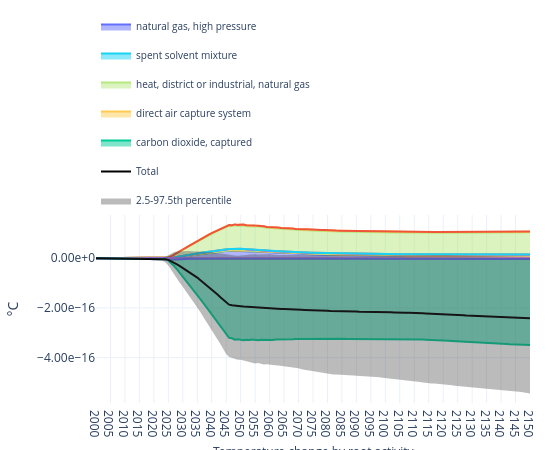

Source (notebook cell):
### Code cell
plot_temp(
    trails,
    by="root activity",
    title="Temperature change by root activity",
    method_label="°C",
    year_range=(2000, 2150),
)

### Figure 1 — Plotly figure (JSON) as saved in the notebook; plotly's stock layout.template omitted (floating-point values rounded to 4 significant figures; data arrays with more than 128 entries replaced by an {"elided": "..."} marker saying what was removed)
{"data": [{"hovertemplate": "<b>%{meta}</b><br>Year: %{x}<br>°C: %{y:.6g}<extra></extra>", "legendgroup": "root::3458", "meta": "natural gas, high pressure", "mode": "lines", "name": "natural gas, high pressure", "showlegend": true, "stackgroup": "positive", "type": "scatter", "x": {"elided": "151 int values"}, "y": {"elided": "151 float values"}}, {"hovertemplate": "<b>%{meta}</b><br>Year: %{x}<br>°C: %{y:.6g}<extra></extra>", "legendgroup": "root::3458", "meta": "natural gas, high pressure", "mode": "lines", "name": "natural gas, high pressure", "showlegend": false, "stackgroup": "negative", "type": "scatter", "x": {"elided": "151 int values"}, "y": {"elided": "151 float values"}}, {"hoverinfo": "skip", "legendgroup": "root::6890", "meta": "electricity, medium voltage", "mode": "lines", "name": "electricity, medium voltage", "showlegend": false, "stackgroup": "positive", "type": "scatter", "x": {"elided": "151 int values"}, "y": {"elided": "151 float values"}}, {"hoverinfo": "skip", "legendgroup": "root::6890", "meta": "electricity, medium voltage", "mode": "lines", "name": "electricity, medium voltage", "showlegend": false, "stackgroup": "negative", "type": "scatter", "x": {"elided": "151 int values"}, "y": {"elided": "151 float values"}}, {"hoverinfo": "skip", "legendgroup": "root::7235", "meta": "limestone residue", "mode": "lines", "name": "limestone residue", "showlegend": false, "stackgroup": "positive", "type": "scatter", "x": {"elided": "151 int values"}, "y": {"elided": "151 float values"}}, {"hovertemplate": "<b>%{meta}</b><br>Year: %{x}<br>°C: %{y:.6g}<extra></extra>", "legendgroup": "root::7363", "meta": "spent solvent mixture", "mode": "lines", "name": "spent solvent mixture", "showlegend": true, "stackgroup": "positive", "type": "scatter", "x": {"elided": "151 int values"}, "y": {"elided": "151 float values"}}, {"hovertemplate": "<b>%{meta}</b><br>Year: %{x}<br>°C: %{y:.6g}<extra></extra>", "legendgroup": "root::7363", "meta": "spent solvent mixture", "mode": "lines", "name": "spent solvent mixture", "showlegend": false, "stackgroup": "negative", "type": "scatter", "x": {"elided": "151 int values"}, "y": {"elided": "151 float values"}}, {"hoverinfo": "skip", "legendgroup": "root::7819", "meta": "electricity, low voltage", "mode": "lines", "name": "electricity, low voltage", "showlegend": false, "stackgroup": "positive", "type": "scatter", "x": {"elided": "151 int values"}, "y": {"elided": "151 float values"}}, {"hoverinfo": "skip", "legendgroup": "root::7819", "meta": "electricity, low voltage", "mode": "lines", "name": "electricity, low voltage", "showlegend": false, "stackgroup": "negative", "type": "scatter", "x": {"elided": "151 int values"}, "y": {"elided": "151 float values"}}, {"hoverinfo": "skip", "legendgroup": "root::9531", "meta": "diesel, low-sulfur", "mode": "lines", "name": "diesel, low-sulfur", "showlegend": false, "stackgroup": "positive", "type": "scatter", "x": {"elided": "151 int values"}, "y": {"elided": "151 float values"}}, {"hoverinfo": "skip", "legendgroup": "root::9531", "meta": "diesel, low-sulfur", "mode": "lines", "name": "diesel, low-sulfur", "showlegend": false, "stackgroup": "negative", "type": "scatter", "x": {"elided": "151 int values"}, "y": {"elided": "151 float values"}}, {"hoverinfo": "skip", "legendgroup": "root::15007", "meta": "potassium hydroxide", "mode": "lines", "name": "potassium hydroxide", "showlegend": false, "stackgroup": "positive", "type": "scatter", "x": {"elided": "151 int values"}, "y": {"elided": "151 float values"}}, {"hoverinfo": "skip", "legendgroup": "root::15007", "meta": "potassium hydroxide", "mode": "lines", "name": "potassium hydroxide", "showlegend": false, "stackgroup": "negative", "type": "scatter", "x": {"elided": "151 int values"}, "y": {"elided": "151 float values"}}, {"hoverinfo": "skip", "legendgroup": "root::19323", "meta": "limestone, crushed, for mill", "mode": "lines", "name": "limestone, crushed, for mill", "showlegend": false, "stackgroup": "positive", "type": "scatter", "x": {"elided": "151 int values"}, "y": {"elided": "151 float values"}}, {"hoverinfo": "skip", "legendgroup": "root::19323", "meta": "limestone, crushed, for mill", "mode": "lines", "name": "limestone, crushed, for mill", "showlegend": false, "stackgroup": "negative", "type": "scatter", "x": {"elided": "151 int values"}, "y": {"elided": "151 float values"}}, {"hoverinfo": "skip", "legendgroup": "root::21278", "meta": "tap water", "mode": "lines", "name": "tap water", "showlegend": false, "stackgroup": "positive", "type": "scatter", "x": {"elided": "151 int values"}, "y": {"elided": "151 float values"}}, {"hoverinfo": "skip", "legendgroup": "root::21278", "meta": "tap water", "mode": "lines", "name": "tap water", "showlegend": false, "stackgroup": "negative", "type": "scatter", "x": {"elided": "151 int values"}, "y": {"elided": "151 float values"}}, {"hovertemplate": "<b>%{meta}</b><br>Year: %{x}<br>°C: %{y:.6g}<extra></extra>", "legendgroup": "root::24652", "meta": "heat, district or industrial, natural gas", "mode": "lines", "name": "heat, district or industrial, natural gas", "showlegend": true, "stackgroup": "positive", "type": "scatter", "x": {"elided": "151 int values"}, "y": {"elided": "151 float values"}}, {"hovertemplate": "<b>%{meta}</b><br>Year: %{x}<br>°C: %{y:.6g}<extra></extra>", "legendgroup": "root::24652", "meta": "heat, district or industrial, natural gas", "mode": "lines", "name": "heat, district or industrial, natural gas", "showlegend": false, "stackgroup": "negative", "type": "scatter", "x": {"elided": "151 int values"}, "y": {"elided": "151 float values"}}, {"hovertemplate": "<b>%{meta}</b><br>Year: %{x}<br>°C: %{y:.6g}<extra></extra>", "legendgroup": "root::26631", "meta": "direct air capture system", "mode": "lines", "name": "direct air capture system", "showlegend": true, "stackgroup": "positive", "type": "scatter", "x": {"elided": "151 int values"}, "y": {"elided": "151 float values"}}, {"hovertemplate": "<b>%{meta}</b><br>Year: %{x}<br>°C: %{y:.6g}<extra></extra>", "legendgroup": "root::26631", "meta": "direct air capture system", "mode": "lines", "name": "direct air capture system", "showlegend": false, "stackgroup": "negative", "type": "scatter", "x": {"elided": "151 int values"}, "y": {"elided": "151 float values"}}, {"hoverinfo": "skip", "legendgroup": "root::26632", "meta": "direct air capture system", "mode": "lines", "name": "direct air capture system", "showlegend": false, "stackgroup": "positive", "type": "scatter", "x": {"elided": "151 int values"}, "y": {"elided": "151 float values"}}, {"hovertemplate": "<b>%{meta}</b><br>Year: %{x}<br>°C: %{y:.6g}<extra></extra>", "legendgroup": "root::41792", "meta": "carbon dioxide, captured", "mode": "lines", "name": "carbon dioxide, captured", "showlegend": true, "stackgroup": "negative", "type": "scatter", "x": {"elided": "151 int values"}, "y": {"elided": "151 float values"}}, {"hovertemplate": "<b>Total</b><br>Year: %{x}<br>Total temperature change: %{y:.6g}<extra></extra>", "line": {"color": "black", "width": 2}, "mode": "lines", "name": "Total", "showlegend": true, "type": "scatter", "x": {"elided": "151 int values"}, "y": {"elided": "151 float values"}, "yaxis": "y"}, {"hoverinfo": "skip", "line": {"width": 0}, "mode": "lines", "showlegend": false, "type": "scatter", "x": {"elided": "151 int values"}, "y": {"elided": "151 float values"}, "yaxis": "y"}, {"fill": "tonexty", "fillcolor": "rgba(60,60,60,0.35)", "line": {"width": 0}, "mode": "lines", "name": "2.5-97.5th percentile", "type": "scatter", "x": {"elided": "151 int values"}, "y": {"elided": "151 float values"}, "yaxis": "y"}], "layout": {"annotations": [{"showarrow": false, "text": "Temperature change by root activity", "x": 0.5, "xanchor": "center", "xref": "paper", "y": -0.2, "yanchor": "top", "yref": "paper"}], "height": 450, "hoverlabel": {"align": "left", "font": {"size": 11}}, "hovermode": "x unified", "legend": {"entrywidth": 260, "entrywidthmode": "pixels", "font": {"size": 10}, "groupclick": "togglegroup", "orientation": "h", "x": 0, "xanchor": "left", "y": 1, "yanchor": "bottom"}, "margin": {"b": 40, "l": 60, "r": 20, "t": 119}, "title": {"text": "", "x": 0.5, "xanchor": "center"}, "width": 550, "xaxis": {"dtick": 5, "range": [2000, 2150], "showgrid": true, "tick0": 2000, "tickmode": "linear"}, "yaxis": {"showgrid": true, "tickformat": ".2e", "title": {"text": "°C"}, "type": "linear"}}}
